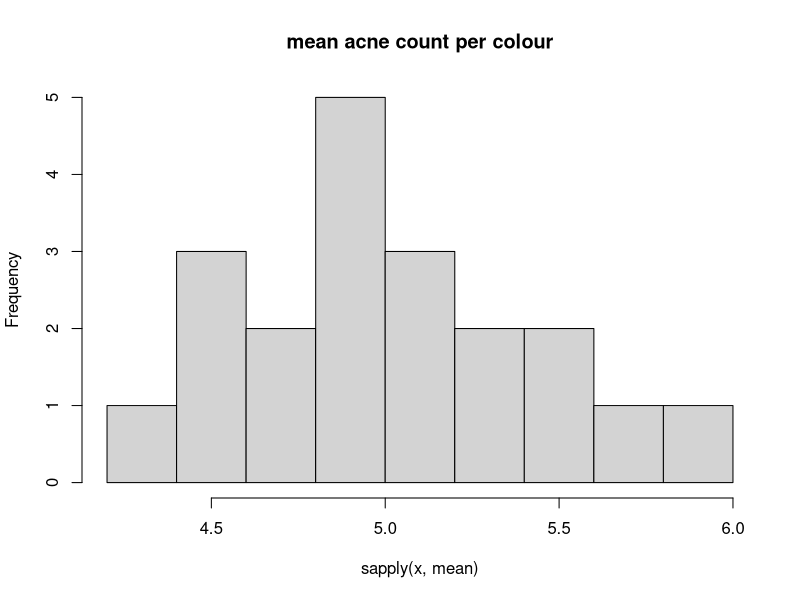
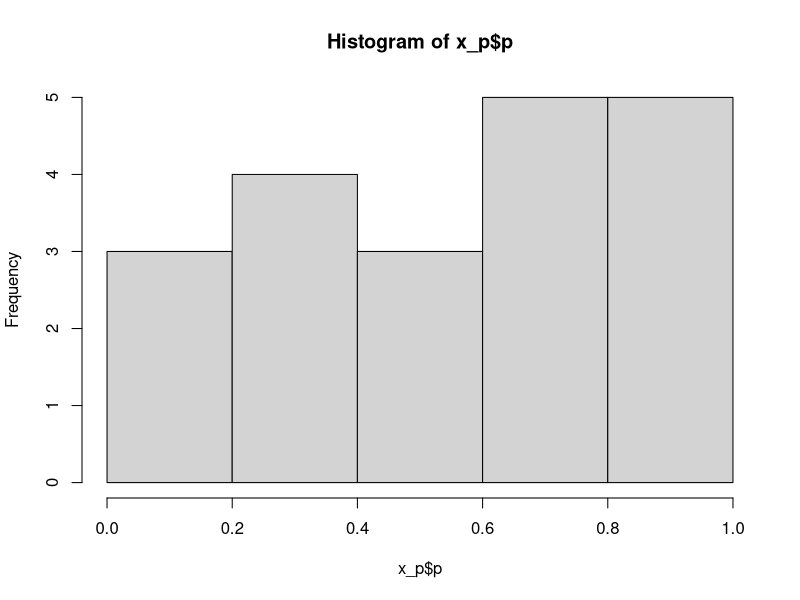

Generate these figures, in order, with R:

group_size<-20 # assumed sample size per grou
mean_acne<-5 # true expected pimple count without any adverse jelly bean effect
col_list<-c("purple","brown","pink","blue","teal","salmon","red","turquoise","magenta","yellow","grey","tan","cyan","GREEN","mauve","beige","lilac","black","peach","orange")
#col_list<-colors() # list of pretend jelly bean colours ; col_list<-col_list[-c(grep("^gray",col_list),grep("^grey",col_list))]

ntests<-length(col_list)
ntests

# null hypothesis value of mean (true in every case for simulations)
m0<-mean_acne

# function to generate random pimple count (poisson count random variables)
facne_count<-function(n,ave){rpois(n,ave)}

x<-lapply(1:length(col_list),function(i){facne_count(group_size,mean_acne)})
names(x)<-col_list
#hist(unlist(x)) # raw pimple histogram
hist(sapply(x,mean),main="mean acne count per colour") # histogram of mean counts per colour

pvals<-lapply(x,function(i){t.test(i,mu=m0)$p.value})
x_p<-data.frame(colour=col_list,p=unlist(pvals),row.names=NULL)
hist(x_p$p)

# sorted list of p-values
head(x_p[order(x_p$p),])

sum(x_p$p<.05)/ntests # proportion of total proportion of p-values below .05

# bonferroni adjustment (divide p-value cut-off by the number of tests)
.05/ntests # new cut-off
sum(x_p$p<.05/ntests) # number of p-values below bonferroni cut-off




# fquicksim<-function(cutoff){
#   x<-lapply(1:length(col_list),function(i){facne_count(group_size,mean_acne)})
#   pvals<-unlist(lapply(x,function(i){t.test(i,mu=m0)$p.value}))
#   sum(pvals<cutoff)
# }
# 
# 
# nsim<-10000
# rerun<-unlist(lapply(1:nsim,function(i){fquicksim(.05/ntests)}))
# sum(rerun)


